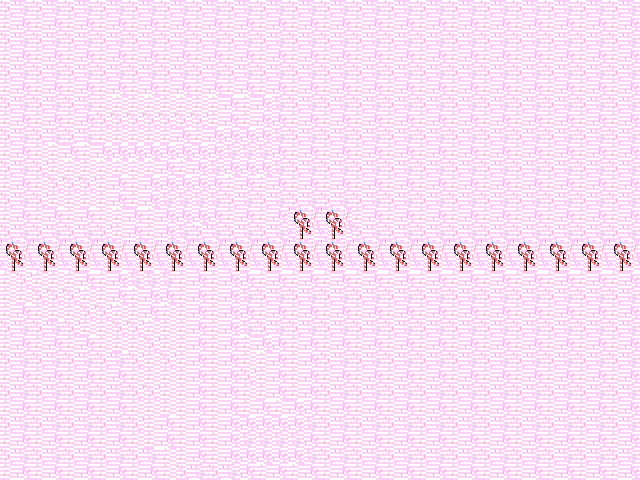

Below is a game level as drawn by its tile map, then a one-line description and the .tmx that defines it (tile-layer data replaced by summaries):
An orthogonal 40x30 tile map with 16x16 px tiles, 1 tile layer (Tile Layer 1) and 7 objects.

<map version="1.0" orientation="orthogonal" width="40" height="30" tilewidth="16" tileheight="16">
 <tileset firstgid="1" name="test_tileset" tilewidth="16" tileheight="16">
  <image source="test_tileset.png" width="192" height="192" />
 </tileset>
 <layer name="Tile Layer 1" width="40" height="30">
  <data>[1200 cells, 1200 non-empty, 8 distinct tile ids]</data>
 </layer>
 <objectgroup name="Solids" width="40" height="30">
  <object x="0" y="240" width="640" height="32" />
 </objectgroup>
 <objectgroup name="BoundingSolids" width="40" height="30">
  <object x="288" y="208" width="64" height="32" />
 </objectgroup>
 <objectgroup name="Portals" width="40" height="30">
  <object x="480" y="352" width="16" height="16" />
  <object x="96" y="112" width="16" height="16" />
 </objectgroup>
 <objectgroup name="Goal" width="40" height="30">
  <object x="559" y="31" width="32" height="32" />
 </objectgroup>
 <objectgroup name="Windows" width="40" height="30">
  <object x="16" y="368" width="16" height="16" />
  <object x="48" y="16" width="16" height="16" />
 </objectgroup>
</map>